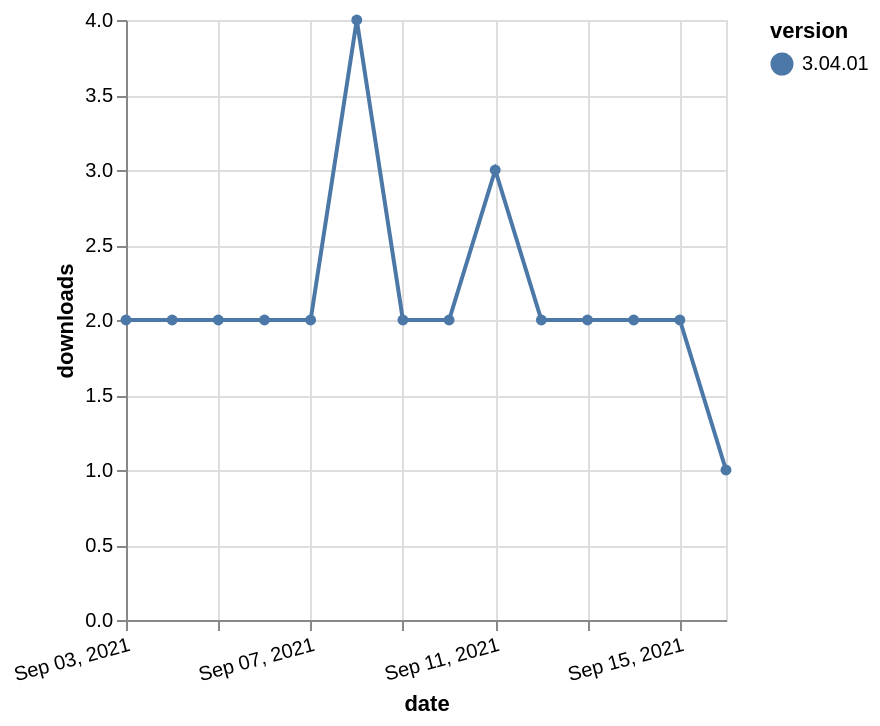

Describe this chart as a Vega-Lite specification.
### Vega-Lite specification from a JSON file in a GitHub repository (floating-point values rounded to 4 significant figures)
{"$schema": "https://vega.github.io/schema/vega-lite/v5.json", "description": "A simple bar chart with embedded data.", "data": {"values": [{"date": "2021-09-03", "total": 5306, "delta": 2, "version": "3.04.01"}, {"date": "2021-09-04", "total": 5308, "delta": 2, "version": "3.04.01"}, {"date": "2021-09-05", "total": 5310, "delta": 2, "version": "3.04.01"}, {"date": "2021-09-06", "total": 5312, "delta": 2, "version": "3.04.01"}, {"date": "2021-09-07", "total": 5314, "delta": 2, "version": "3.04.01"}, {"date": "2021-09-08", "total": 5318, "delta": 4, "version": "3.04.01"}, {"date": "2021-09-09", "total": 5320, "delta": 2, "version": "3.04.01"}, {"date": "2021-09-10", "total": 5322, "delta": 2, "version": "3.04.01"}, {"date": "2021-09-11", "total": 5325, "delta": 3, "version": "3.04.01"}, {"date": "2021-09-12", "total": 5327, "delta": 2, "version": "3.04.01"}, {"date": "2021-09-13", "total": 5329, "delta": 2, "version": "3.04.01"}, {"date": "2021-09-14", "total": 5331, "delta": 2, "version": "3.04.01"}, {"date": "2021-09-15", "total": 5333, "delta": 2, "version": "3.04.01"}, {"date": "2021-09-16", "total": 5334, "delta": 1, "version": "3.04.01"}]}, "width": "container", "mark": {"type": "line", "point": {"filled": true}}, "encoding": {"x": {"field": "date", "type": "temporal", "timeUnit": "yearmonthdate", "title": "date", "axis": {"labelAngle": -15}}, "y": {"field": "delta", "type": "quantitative", "title": "downloads"}, "color": {"field": "version", "type": "nominal"}, "tooltip": {"field": "delta"}}}
